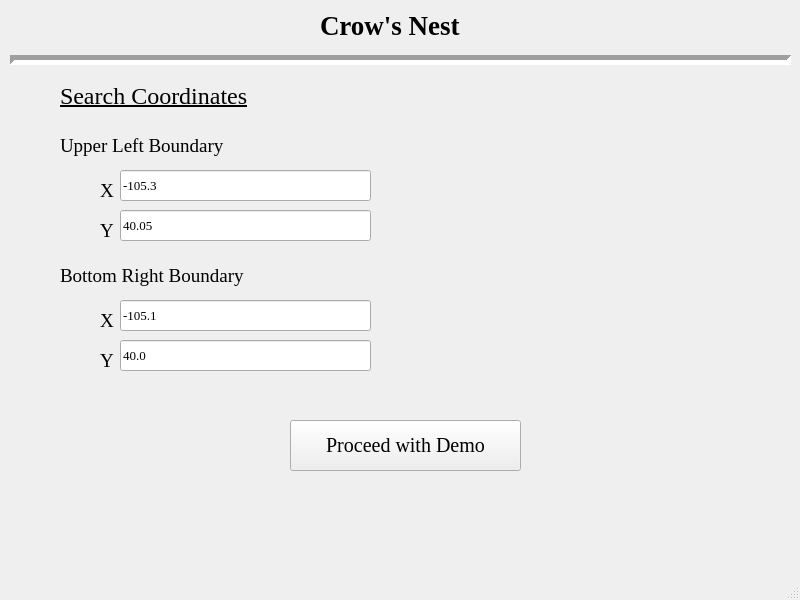
<?xml version="1.0" encoding="UTF-8"?>
<ui version="4.0">
 <class>CrowsNest</class>
 <widget class="QMainWindow" name="CrowsNest">
  <property name="geometry">
   <rect>
    <x>0</x>
    <y>0</y>
    <width>800</width>
    <height>600</height>
   </rect>
  </property>
  <property name="font">
   <font>
    <family>Times New Roman</family>
    <pointsize>10</pointsize>
   </font>
  </property>
  <property name="windowTitle">
   <string>Crow's Nest</string>
  </property>
  <widget class="QWidget" name="centralwidget">
   <widget class="QLabel" name="Header">
    <property name="geometry">
     <rect>
      <x>320</x>
      <y>10</y>
      <width>181</width>
      <height>31</height>
     </rect>
    </property>
    <property name="font">
     <font>
      <family>Times New Roman</family>
      <pointsize>20</pointsize>
      <weight>75</weight>
      <bold>true</bold>
     </font>
    </property>
    <property name="text">
     <string>Crow's Nest</string>
    </property>
   </widget>
   <widget class="QLabel" name="UL_label">
    <property name="geometry">
     <rect>
      <x>60</x>
      <y>130</y>
      <width>261</width>
      <height>31</height>
     </rect>
    </property>
    <property name="font">
     <font>
      <family>Times New Roman</family>
      <pointsize>14</pointsize>
     </font>
    </property>
    <property name="text">
     <string>Upper Left Boundary</string>
    </property>
   </widget>
   <widget class="QLabel" name="Search_Coords">
    <property name="geometry">
     <rect>
      <x>60</x>
      <y>80</y>
      <width>251</width>
      <height>31</height>
     </rect>
    </property>
    <property name="font">
     <font>
      <family>Times New Roman</family>
      <pointsize>18</pointsize>
      <underline>true</underline>
     </font>
    </property>
    <property name="text">
     <string>Search Coordinates</string>
    </property>
   </widget>
   <widget class="QLabel" name="ULX_label">
    <property name="geometry">
     <rect>
      <x>100</x>
      <y>180</y>
      <width>21</width>
      <height>21</height>
     </rect>
    </property>
    <property name="font">
     <font>
      <family>Times New Roman</family>
      <pointsize>14</pointsize>
     </font>
    </property>
    <property name="text">
     <string>X</string>
    </property>
   </widget>
   <widget class="QLabel" name="ULY_label">
    <property name="geometry">
     <rect>
      <x>100</x>
      <y>220</y>
      <width>21</width>
      <height>21</height>
     </rect>
    </property>
    <property name="font">
     <font>
      <family>Times New Roman</family>
      <pointsize>14</pointsize>
     </font>
    </property>
    <property name="text">
     <string>Y</string>
    </property>
   </widget>
   <widget class="QLabel" name="BRX_label">
    <property name="geometry">
     <rect>
      <x>100</x>
      <y>310</y>
      <width>21</width>
      <height>21</height>
     </rect>
    </property>
    <property name="font">
     <font>
      <family>Times New Roman</family>
      <pointsize>14</pointsize>
     </font>
    </property>
    <property name="text">
     <string>X</string>
    </property>
   </widget>
   <widget class="QLabel" name="BR_label">
    <property name="geometry">
     <rect>
      <x>60</x>
      <y>260</y>
      <width>261</width>
      <height>31</height>
     </rect>
    </property>
    <property name="font">
     <font>
      <family>Times New Roman</family>
      <pointsize>14</pointsize>
     </font>
    </property>
    <property name="text">
     <string>Bottom Right Boundary</string>
    </property>
   </widget>
   <widget class="QLabel" name="BRY_label">
    <property name="geometry">
     <rect>
      <x>100</x>
      <y>350</y>
      <width>21</width>
      <height>21</height>
     </rect>
    </property>
    <property name="font">
     <font>
      <family>Times New Roman</family>
      <pointsize>14</pointsize>
     </font>
    </property>
    <property name="text">
     <string>Y</string>
    </property>
   </widget>
   <widget class="QPushButton" name="proceedButton">
    <property name="geometry">
     <rect>
      <x>290</x>
      <y>420</y>
      <width>231</width>
      <height>51</height>
     </rect>
    </property>
    <property name="font">
     <font>
      <family>Times New Roman</family>
      <pointsize>15</pointsize>
     </font>
    </property>
    <property name="text">
     <string>Proceed with Demo</string>
    </property>
   </widget>
   <widget class="Line" name="Separator">
    <property name="geometry">
     <rect>
      <x>10</x>
      <y>50</y>
      <width>781</width>
      <height>20</height>
     </rect>
    </property>
    <property name="lineWidth">
     <number>5</number>
    </property>
    <property name="orientation">
     <enum>Qt::Horizontal</enum>
    </property>
   </widget>
   <widget class="QLineEdit" name="ULX_edit">
    <property name="geometry">
     <rect>
      <x>120</x>
      <y>170</y>
      <width>251</width>
      <height>31</height>
     </rect>
    </property>
    <property name="text">
     <string>-105.3</string>
    </property>
   </widget>
   <widget class="QLineEdit" name="ULY_edit">
    <property name="geometry">
     <rect>
      <x>120</x>
      <y>210</y>
      <width>251</width>
      <height>31</height>
     </rect>
    </property>
    <property name="text">
     <string>40.05</string>
    </property>
   </widget>
   <widget class="QLineEdit" name="BRY_edit">
    <property name="geometry">
     <rect>
      <x>120</x>
      <y>340</y>
      <width>251</width>
      <height>31</height>
     </rect>
    </property>
    <property name="text">
     <string>40.0</string>
    </property>
   </widget>
   <widget class="QLineEdit" name="BRX_edit">
    <property name="geometry">
     <rect>
      <x>120</x>
      <y>300</y>
      <width>251</width>
      <height>31</height>
     </rect>
    </property>
    <property name="text">
     <string>-105.1</string>
    </property>
   </widget>
  </widget>
  <widget class="QStatusBar" name="statusbar"/>
 </widget>
 <resources/>
 <connections/>
</ui>
